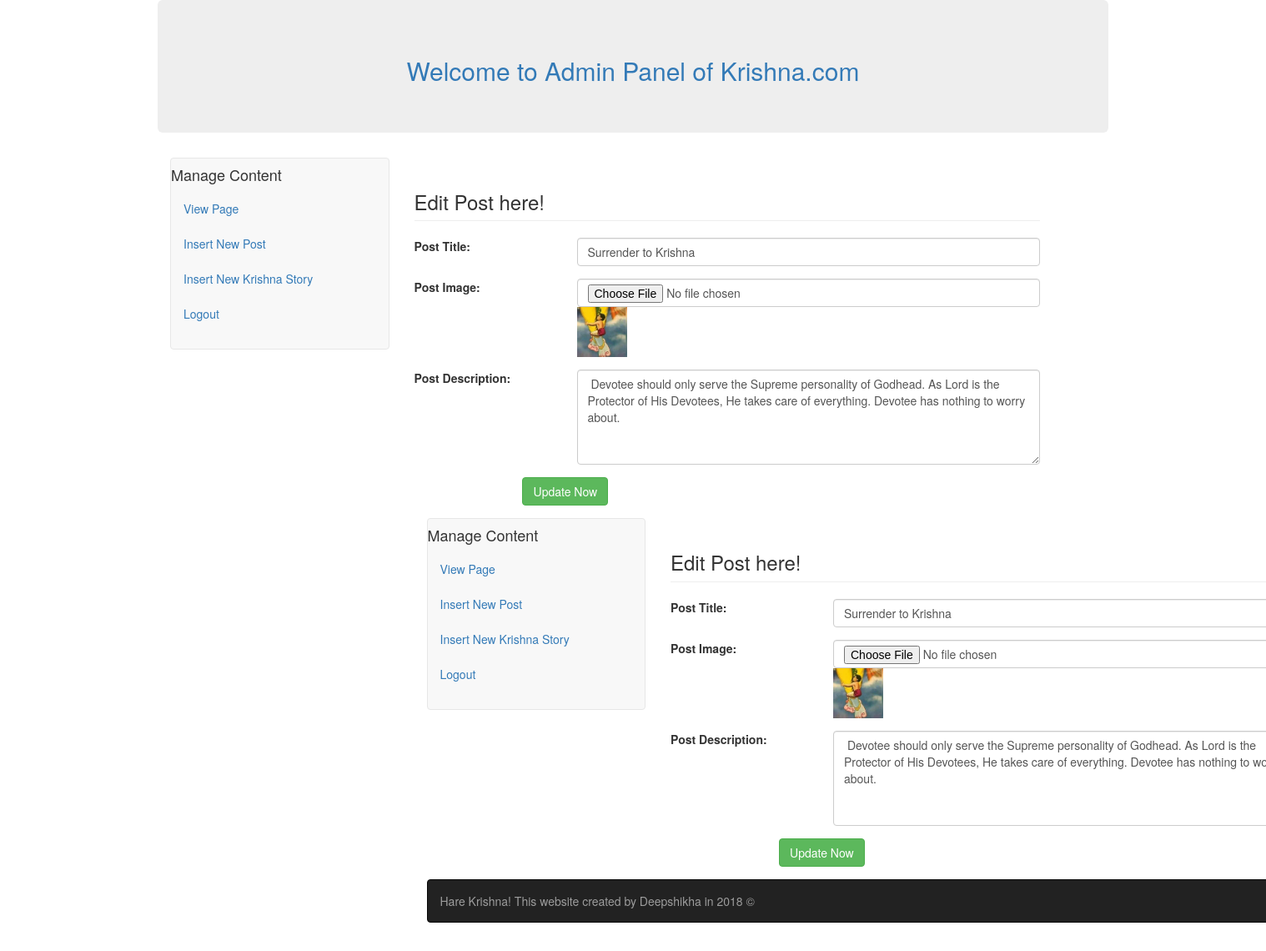
Page /Admin/edit.php?edit=2 on the committed database.
### tables this page shows
CREATE TABLE `krishna` (
  `ID` int(10) NOT NULL,
  `Title` varchar(100) NOT NULL,
  `Image` varchar(255) NOT NULL,
  `Description` text NOT NULL
);

### Admin/edit.php (the view, shortened to what this page needs)
<?php require_once('include/top.php'); ?><body>
<?php
    include('connect.php');
	 $edit_id= @$_GET['edit'];
	 $query = "SELECT * FROM krishna where ID ='$edit_id'";
   $run= mysqli_query($conn, $query);
   while ($row= mysqli_fetch_array($run)){
  $title= $row['Title'];
   $image= $row['Image'];
	 $content=$row['Description'];
 ?>
<div class="container">
<div class="row">
<div class="col-md-3">
<nav class="navbar navbar-default">
<ul class="nav nav-stacked">
<li><h4>Manage Content </h4></li>
<li><a href = "admin.php?view=view">View Page </a></li>
<li><a href = "insertpost.php">Insert New Post</a></li>
<li><a href = "krishnakathapost.php">Insert New Krishna Story</a></li>
<li><a href ="logout.php">Logout </a></li>
<li><a href ="admin.php?insert=insert"></a></li>
</ul>
</nav>
</div>
<div class="col-md-8">
<div class="row">
<div class="col-md-12">
  <h3 class="page-header">Edit Post here!</h3>
  <form method="post" action="edit.php?edit_form=<?php echo $edit_id; ?>" enctype="multipart/form-data">
<div class="form-group">
<div class="row">
<label class="col-md-3 label-control">Post Title: </label>
<div class="col-md-9">
 <input type="text" class="form-control" name="post_title" value= "<?php echo $title;?>">
 </div>
 </div>
</div>
<div class="form-group">
<div class="row">
<label class="col-md-3 label-control">Post Image: </label>
<div class="col-md-9">
 <input type="file" name="image" class="form-control">
<img src="../Images/<?php echo $image; ?>" width="60" height="60">
 </div>
 </div>
</div>
<div class="form-group">
<div class="row">
<label class="col-md-3 label-control">Post Description: </label>
<div class="col-md-9">
 <textarea type="textarea" class="form-control" rows="5" placeholder="Description" name="post_content">
 <?php echo $content;?></textarea>
 </div>
</div>
</div>
<div class="form-group">
<div class="row">
<div class="col-md-offset-2 col-md-10">
 <button type="submit" class="btn btn-success" name="update"> Update Now</button>
 </div>
</div>
</div>
<?php } ?>
</form>
</div>
</div>
</div>
</div>
<footer class=" navbar navbar-inverse">
  <div class="navbar-text">
   Hare Krishna! This website created by Deepshikha in 2018 &copy;
   </div>
</footer>
</body>
</html>

### rows in the picture
krishna: post_title "Surrender to Krishna", Image (picture), post_content "Devotee should only serve the Supreme personality of Godhead. As Lord is the Protector of His Devotees, He takes care of everything. Devotee has nothing to worry about."
krishna: post_title "Surrender to Krishna", Image (picture), post_content "Devotee should only serve the Supreme personality of Godhead. As Lord is the Protector of His Devotees, He takes care of everything. Devotee has nothing to worry about."
